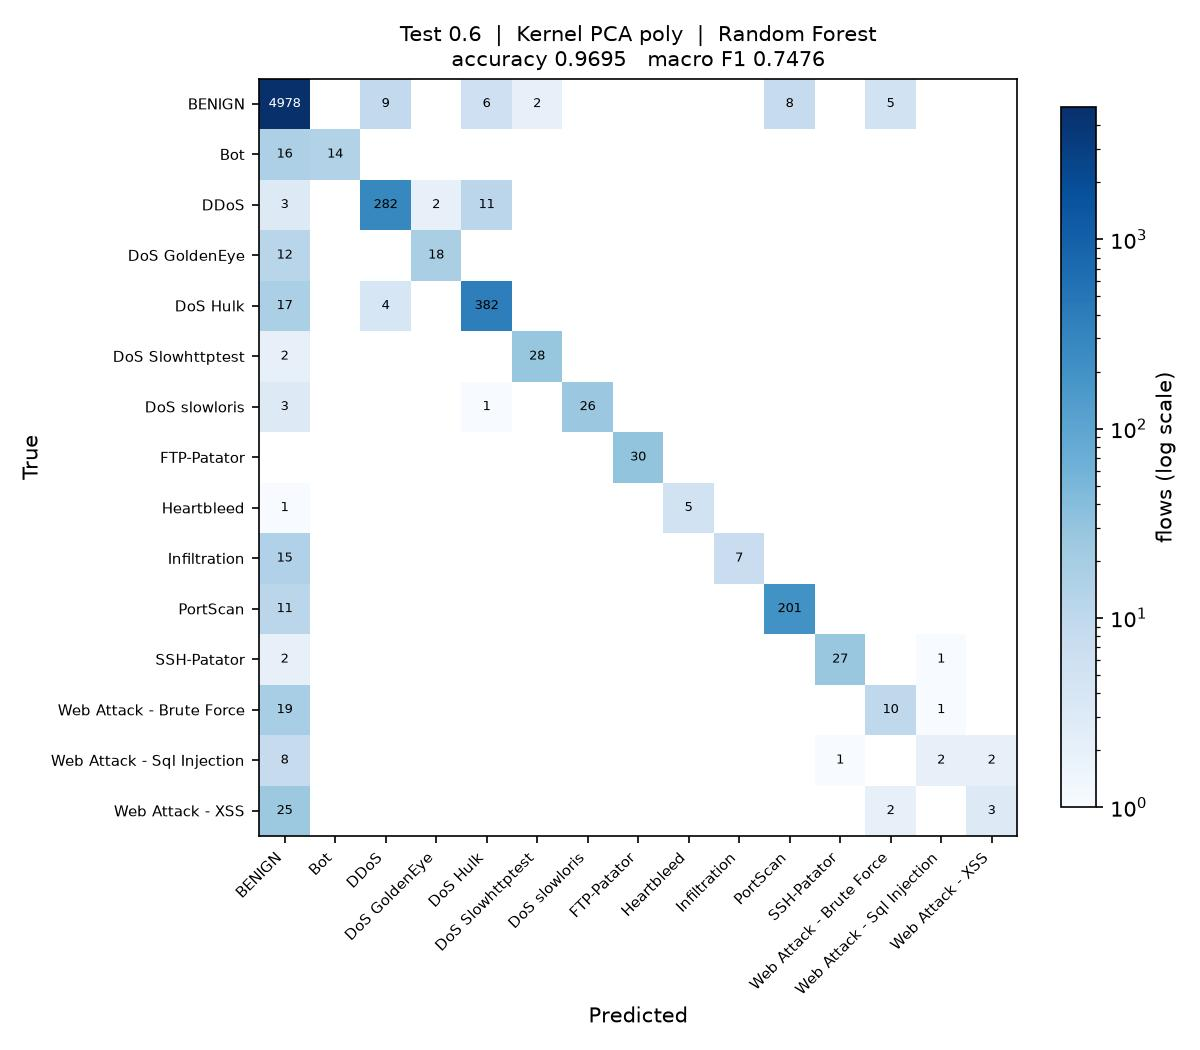

This chart was generated by the following Python code:
"""
Test_0.6_DR_POLY_RF

Test size 0.6  |  Kernel PCA (poly)  |  Random Forest  (reference sheet #7)

Run on its own:

    python Test_0.6_DR_POLY_RF.py

Writes Test_0.6_DR_POLY_RF.jpg (confusion matrix) and appends one row to
results/75_runs.csv.
"""

import os
import sys
import time
import warnings
from pathlib import Path

import matplotlib
matplotlib.use("Agg")
import matplotlib.pyplot as plt
import numpy as np
import pandas as pd
from sklearn.decomposition import KernelPCA
from sklearn.impute import SimpleImputer
from sklearn.metrics import (accuracy_score, confusion_matrix, f1_score,
                             precision_score, recall_score)
from sklearn.model_selection import train_test_split
from sklearn.preprocessing import LabelEncoder, StandardScaler
from sklearn.ensemble import RandomForestClassifier

sys.path.insert(0, str(Path(__file__).resolve().parent.parent))
from common import load_sample                      # noqa: E402

warnings.filterwarnings("ignore")

# ----- this run -------------------------------------------------------------
TEST_SIZE = 0.6
KERNEL = "poly"
CLASSIFIER = "RF"
N_COMPONENTS = 15
# ----------------------------------------------------------------------------

SEED = 0
N_JOBS = max(1, (os.cpu_count() or 2) // 2)
STEM = "Test_0.6_DR_POLY_RF"
HERE = Path(__file__).resolve().parent
RESULTS = HERE.parent / "results"


def main():
    t0 = time.time()
    df = load_sample(10000, 50, SEED)
    y = LabelEncoder().fit_transform(df["Label"])
    X = df.drop(columns=["Label", "Day"])
    classes = sorted(df["Label"].unique())
    print(f"{len(df):,} flows, {X.shape[1]} features, {len(classes)} classes")

    X_train, X_test, y_train, y_test = train_test_split(
        X, y, test_size=TEST_SIZE, random_state=SEED, stratify=y)

    # mean imputation and scaling, fitted on the training split only
    imputer = SimpleImputer(strategy="mean").fit(X_train)
    scaler = StandardScaler().fit(imputer.transform(X_train))
    X_train = scaler.transform(imputer.transform(X_train))
    X_test = scaler.transform(imputer.transform(X_test))

    # dimensionality reduction: Kernel PCA, fitted on the training split only.
    # arpack keeps the largest positive eigenvalues; the randomized solver ranks
    # them by magnitude and fails on the sigmoid kernel, which is not PSD.
    kpca = KernelPCA(n_components=N_COMPONENTS, kernel=KERNEL,
                     eigen_solver="arpack", random_state=SEED, n_jobs=N_JOBS)
    X_train = kpca.fit_transform(X_train)
    X_test = kpca.transform(X_test)
    print(f"Kernel PCA ({KERNEL}): {X_train.shape[1]} components")

    classifier = RandomForestClassifier(n_estimators=200, criterion="entropy",
                                    n_jobs=N_JOBS, random_state=SEED)
    classifier.fit(X_train, y_train)
    y_pred = classifier.predict(X_test)

    acc = accuracy_score(y_test, y_pred)
    pre = precision_score(y_test, y_pred, average="macro", zero_division=0)
    rec = recall_score(y_test, y_pred, average="macro", zero_division=0)
    f1 = f1_score(y_test, y_pred, average="macro", zero_division=0)
    pre_w = precision_score(y_test, y_pred, average="weighted", zero_division=0)
    rec_w = recall_score(y_test, y_pred, average="weighted", zero_division=0)
    f1_w = f1_score(y_test, y_pred, average="weighted", zero_division=0)

    print(f"Accuracy  : {acc:.4f}")
    print(f"Precision : {pre:.4f}")
    print(f"Recall    : {rec:.4f}")
    print(f"F1 Score  : {f1:.4f}")

    # confusion matrix image, named to match this script
    cm = confusion_matrix(y_test, y_pred, labels=range(len(classes)))
    fig, ax = plt.subplots(figsize=(8, 7))
    im = ax.imshow(cm, cmap="Blues", norm=matplotlib.colors.LogNorm(vmin=1))
    ax.set_xticks(range(len(classes)), classes, rotation=45, ha="right", fontsize=7)
    ax.set_yticks(range(len(classes)), classes, fontsize=7)
    ax.set_xlabel("Predicted")
    ax.set_ylabel("True")
    ax.set_title(f"Test {TEST_SIZE}  |  Kernel PCA {KERNEL}  |  Random Forest\n"
                 f"accuracy {acc:.4f}   macro F1 {f1:.4f}", fontsize=10)
    for i in range(len(classes)):
        for j in range(len(classes)):
            if cm[i, j]:
                ax.text(j, i, cm[i, j], ha="center", va="center", fontsize=6,
                        color="white" if cm[i, j] > cm.max() / 3 else "black")
    fig.colorbar(im, ax=ax, fraction=0.04, label="flows (log scale)")
    fig.tight_layout()
    fig.savefig(HERE / f"{STEM}.jpg", dpi=150)
    plt.close(fig)

    # one row appended to the shared results table
    RESULTS.mkdir(exist_ok=True)
    row = {"Test": TEST_SIZE, "DR": "POLY", "Clas": CLASSIFIER,
           "Acc": round(acc, 4), "Pre": round(pre, 4), "Rec": round(rec, 4),
           "F1": round(f1, 4),
           "Pre_weighted": round(pre_w, 4), "Rec_weighted": round(rec_w, 4),
           "F1_weighted": round(f1_w, 4),
           "n_components": N_COMPONENTS, "seconds": round(time.time() - t0, 1),
           "script": STEM}
    out = RESULTS / "75_runs.csv"
    old = pd.read_csv(out).to_dict("records") if out.exists() else []
    old = [r for r in old if r.get("script") != STEM]
    pd.DataFrame(old + [row]).to_csv(out, index=False)
    print(f"saved {STEM}.jpg and appended to results/75_runs.csv "
          f"({time.time() - t0:.0f}s)")


if __name__ == "__main__":
    main()
